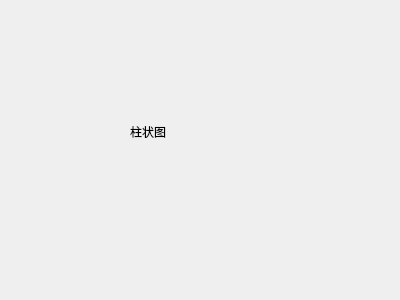
<?xml version="1.0" encoding="UTF-8"?>
<ui version="4.0">
 <class>BarChart</class>
 <widget class="QWidget" name="BarChart">
  <property name="geometry">
   <rect>
    <x>0</x>
    <y>0</y>
    <width>400</width>
    <height>300</height>
   </rect>
  </property>
  <property name="windowTitle">
   <string>Form</string>
  </property>
  <widget class="QLabel" name="label1">
   <property name="geometry">
    <rect>
     <x>130</x>
     <y>120</y>
     <width>108</width>
     <height>24</height>
    </rect>
   </property>
   <property name="text">
    <string>柱状图</string>
   </property>
  </widget>
 </widget>
 <resources/>
 <connections/>
</ui>
